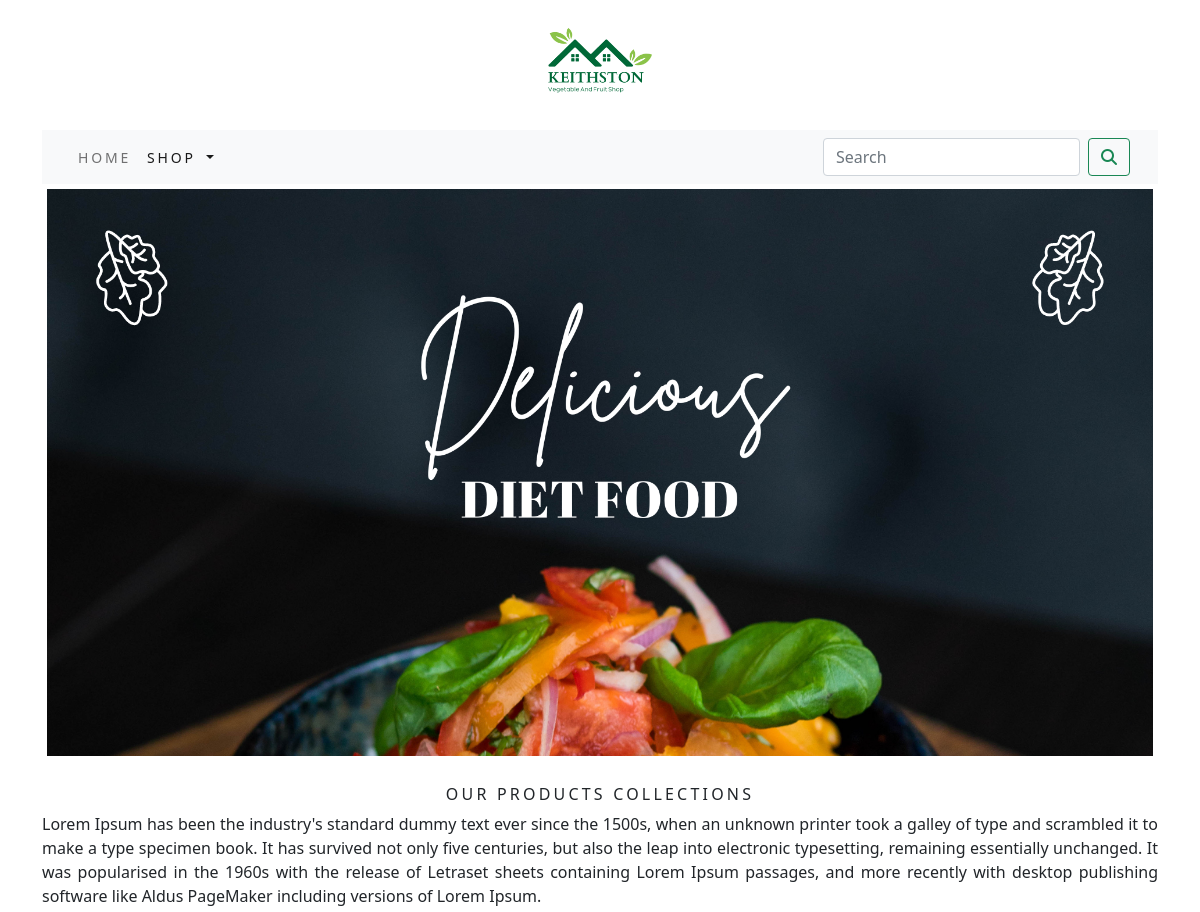
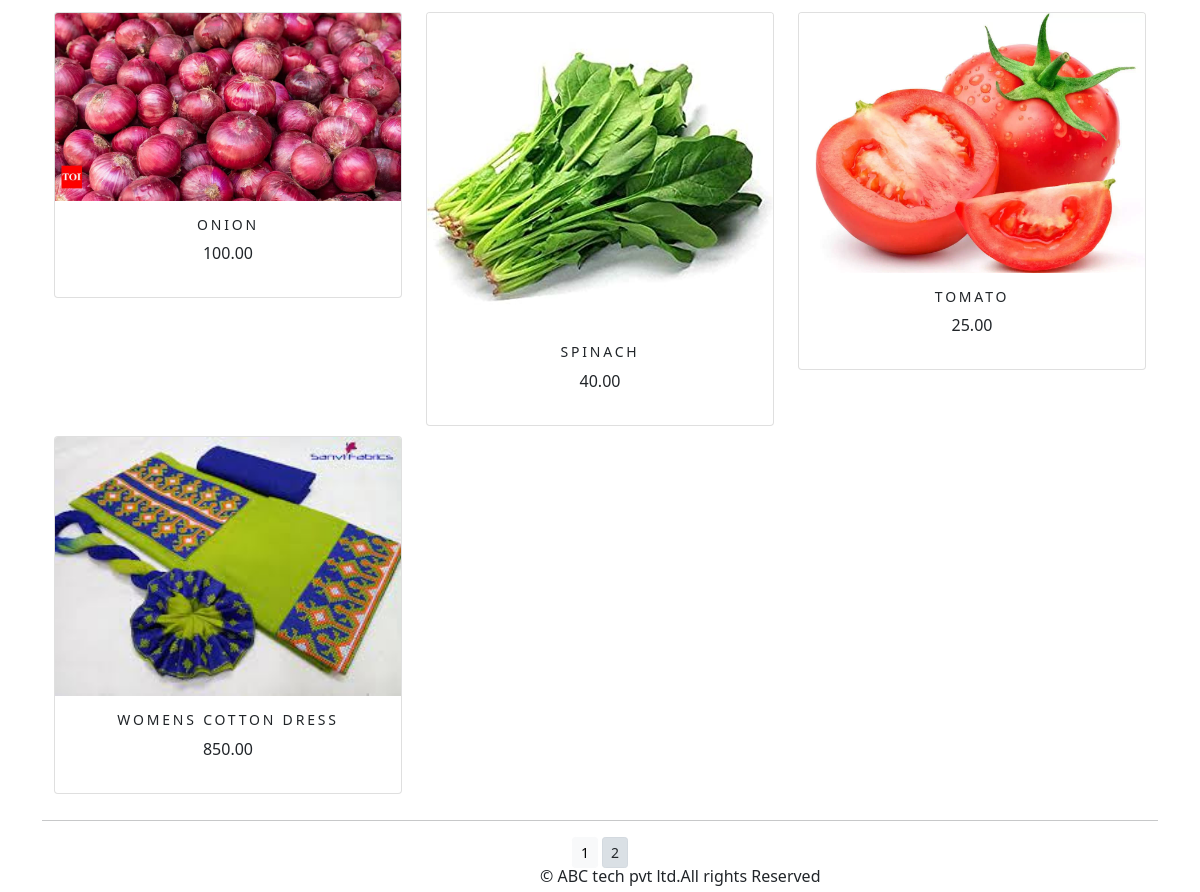
Screenshot of /shop/?page=2 with the database file from the repository (2 pictures, top to bottom).
### shop/models.py (models this page shows, shortened)
class Product(models.Model):
    name = models.CharField(max_length=250, unique=True)
    slug = models.SlugField(max_length=250, unique=True)
    description = models.TextField(blank=True)
    price = models.DecimalField(max_digits=10, decimal_places=2)
    category = models.ForeignKey(Category, on_delete=models.CASCADE)
    image = models.ImageField(upload_to='product', blank=True)
    stock = models.IntegerField()
    available = models.BooleanField(default=True)
    created = models.DateTimeField(auto_now_add=True)
    updated = models.DateTimeField(auto_now=True)
    def get_url(self):
        return reverse('shop:prodCatdetail', args=[self.category.slug, self.slug])
    class Meta:
        ordering = ('name',)
        verbose_name = 'product'
        verbose_name_plural = 'products'

### shop/views.py (the view)
# urls.py: path('', views.allProdCat, name='allProdCat'),
def allProdCat(request, c_slug=None):
    c_page = None
    products_list = None
    if c_slug!=None:
        c_page = get_object_or_404(Category, slug=c_slug)
        products_list = Product.objects.all().filter(category=c_page, available=True)
    else:
        products_list = Product.objects.all().filter(available=True)
    paginator = Paginator(products_list, 6)
    try:
        page = int(request.GET.get('page', '1'))
    except:
        page = 1
    try:
        products = paginator.page(page)
    except (EmptyPage, InvalidPage):
        products = paginator.page(paginator.num_pages)
    return render(request, "category.html", {'category': c_page, 'products': products})

### cart/context_processors.py (called while the page is built)
def counter(request):
    item_count = 0
    if 'admin' in request.path:
        return {}
    else:
        try:
            cart = Cart.objects.filter(cart_id=cart_id(request))
            cart_items = CartItem.objects.all().filter(cart=cart[:1])
            for cart_item in cart_items:
                item_count += cart_item.quantity
        except Cart.DoesNotExist:
            item_count = 0
    return dict(item_count=item_count)

### cart/views.py (called while the page is built)
def cart_id(request):
    cart = request.session.session_key
    if not cart:
        cart = request.session.create()
    return cart

### shop/context_processors.py (called while the page is built)
def menu_links(request):
    links = Category.objects.all()
    return dict(links=links)

### shop/models.py (called while the page is built)
    def get_url(self):
        return reverse('shop:products_by_category', args=[self.slug])

### templates/category.html (shortened to what this page needs)
{% extends 'base.html' %}
{% load static %}
{% block content %}
<div class="mx-auto">
   {% if category %}
   <img class="my_image" src="{{category.image.url}}" alt="{{category.name}}" width="200" height="200">
</div>
    <br>
<div>
   <h1 class="text-center my_title">{{category.name}}</h1>
   <p class="text-justify">{{category.description}}</p>
</div>
    {% else %}
<div>
<img class="my_image my_image_padding" src="{% static 'img/banner.png' %}" alt="Our Products" width="1380px;">
</div>
<br>
<div>
   <h1 class="text-center my_title">Our Products Collections</h1>
   <p class="text-justify">Lorem Ipsum has been the industry's standard dummy text ever since the 1500s, when an unknown printer took a galley of type and scrambled it to make a type specimen book. It has survived not only five centuries, but also the leap into electronic typesetting, remaining essentially unchanged. It was popularised in the 1960s with the release of Letraset sheets containing Lorem Ipsum passages, and more recently with desktop publishing software like Aldus PageMaker including versions of Lorem Ipsum.</p>
</div>
{% endif %}
<div class="container">
    <div class="row mx_auto">
        {% for product in products.object_list %}
        <div class="my_bottom_margin col-9 col-sm-12 col-md-4 col-lg-4">
            <div class="card text-center" style="min-width:18rem;">
                 <a href="{{product.get_url}}"><img class="card-img-top my_image" src="{{product.image.url}}" alt="{{product.name}}" width="200" height="200"></a>
            <div class="card-body">
               <h4>{{ product.name }}</h4>
               <p>{{ product.price }}</p>
            </div>
            </div>
        </div>
        {% endfor %}
   </div>
</div>
   <div class="mx_auto">
       {% if products.paginator.num_pages > 1 %}
      <hr>
      <div class="text-center">
          {% for pg in products.paginator.page_range %}
              <a href="?page={{pg}}" class="btn btn-light btn-sm {% if products.number == pg %} active {% endif %}">{{pg}}</a>
          {% endfor %}
      </div>
      {% endif %}
   </div>
   <br>
</div>
{% endblock %}

### static/css/custom.css (style rules this page uses)
body { font-family : 'Roboto', sans-serif; }
.my_image { width : 100%; height : auto; }
.my_title { font-size : 16px; text-transform : uppercase; letter-spacing : .2em; }
.my_image_padding { padding : 5px; }
.my_bottom_margin { margin-bottom : 10px; }
.card-body h4 { font-size : 14px; text-transform : uppercase; letter-spacing : .2em; }

### rows the page displays
Product: image (picture), name "ONION", price "100.00"
Product: image (picture), name "SPINACH", price "40.00"
Product: image (picture), name "TOMATO", price "25.00"
Product: image (picture), name "WOMENS COTTON DRESS", price "850.00"

### other values shown
{{ pg }} "1" "2"
